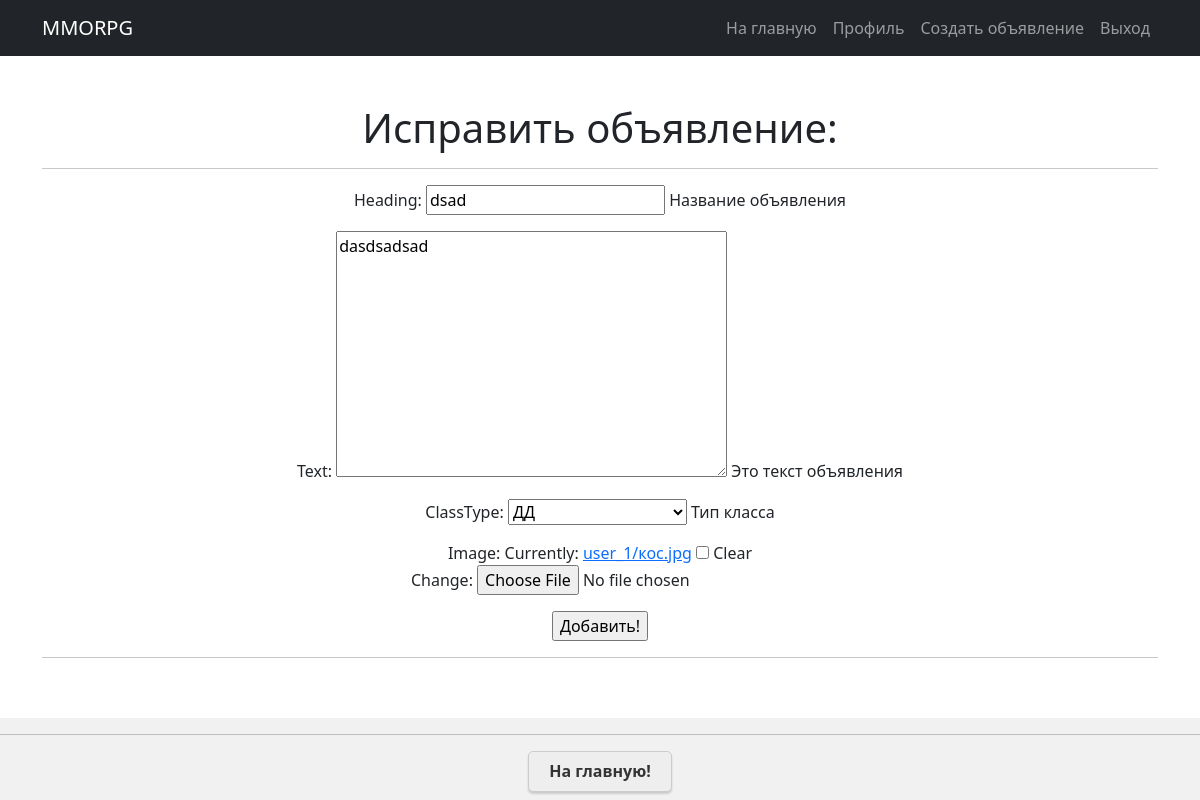
The app's page /25/update/ (signed in), older data.
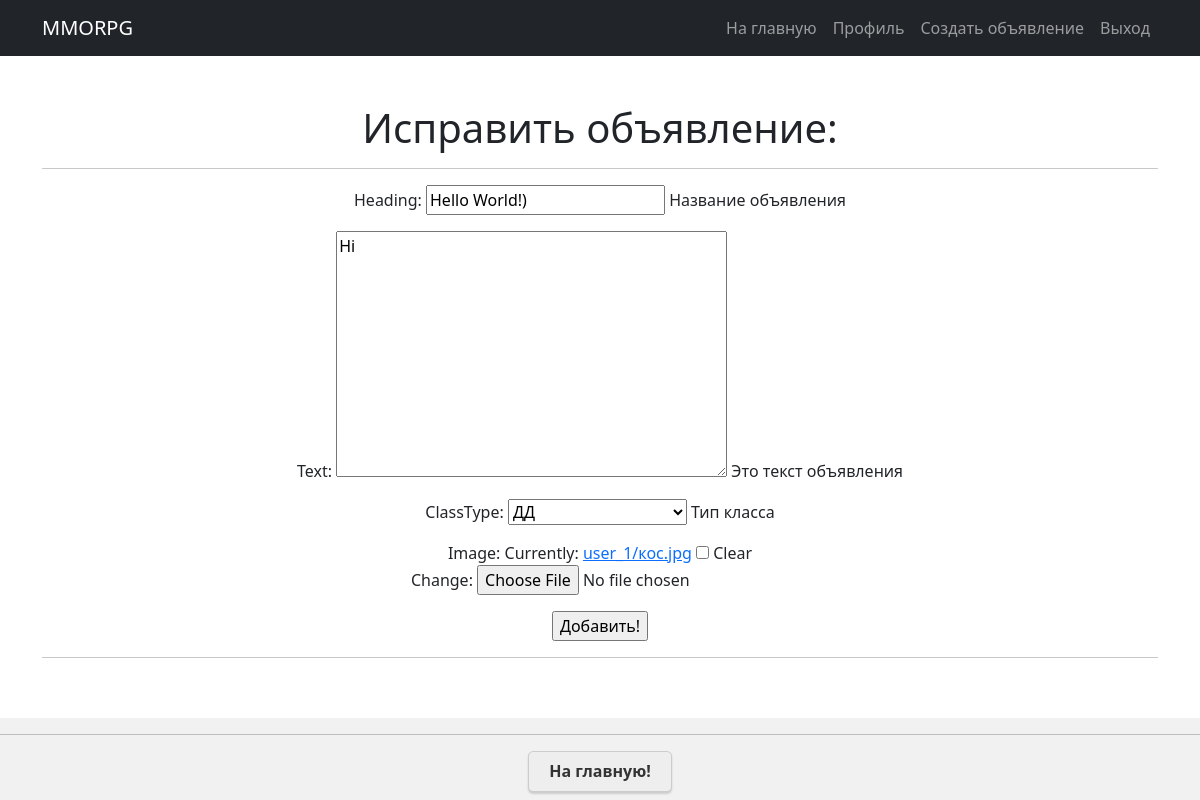
The same page, newer data.
### appmmo/models.py (models this page shows, shortened)
class Advertisement(models.Model):
    tank = 'TK'
    heal = 'HL'
    dd = 'DD'
    trader = 'TD'
    guild_masters = 'GM'
    quest_giver = 'KG'
    blacksmith = 'BS'
    the_tanner = 'TR'
    potions_master = 'PM'
    master_of_spells = 'SP'
    CATEGORY_CHOIESES = (
        (tank, ('Танки')),
        (heal, ('Хилы')),
        (dd, ('ДД')),
        (trader, ('Торговец')),
        (guild_masters, ('Гилдмастер')),
        (quest_giver, ('Квестгивер')),
        (blacksmith, ('Кузнец')),
        (the_tanner, ('Кожевник')),
        (potions_master, ('Зельевар')),
        (master_of_spells, ('Мастер заклинаний')),
    )
    author = models.ForeignKey(User, on_delete=models.CASCADE)
    heading = models.CharField(max_length=128, help_text=('Название объявления'))
    text = models.TextField(help_text=('Это текст объявления'))
    classType = models.CharField(max_length=2, choices=CATEGORY_CHOIESES, help_text=('Тип класса'))
    image = models.ImageField(max_length=255,  upload_to=user_directory_path, null=True, blank=True)
    dateCreation = models.DateTimeField(auto_now_add=True)

### appmmo/views.py (the view)
# urls.py: path('<int:pk>/update/', UpdateAdvertisement.as_view(), name='advertisement_update'),
class UpdateAdvertisement(LoginRequiredMixin, UpdateView):
    form_class = AdvertisementForm
    model = Advertisement
    template_name = 'UpdateAdvertisement.html'

### appmmo/forms.py
class AdvertisementForm(forms.ModelForm):
    class Meta:
        model = Advertisement
        fields = ['heading', 'text', 'classType', 'image']

### templates/UpdateAdvertisement.html (shortened to what this page needs)
{% extends 'flatpages/default.html' %}
{% block content %}
<h1> Исправить объявление: </h1>
<hr>
<form action="" method="post" enctype="multipart/form-data">
    {{ form.as_p }}
    <input type="submit" value="Добавить!"  />
</form>
<hr>
    <div class="bottom">
  <hr>
  <h6><a href="/" class="button">На главную!</a></h6>
</div>
{% endblock content %}

Row changes from the older to the newer data that the page shows:
changed Advertisement "ДД": heading "dsad" → "Hello World!)"; text "dasdsadsad" → "Hi"
